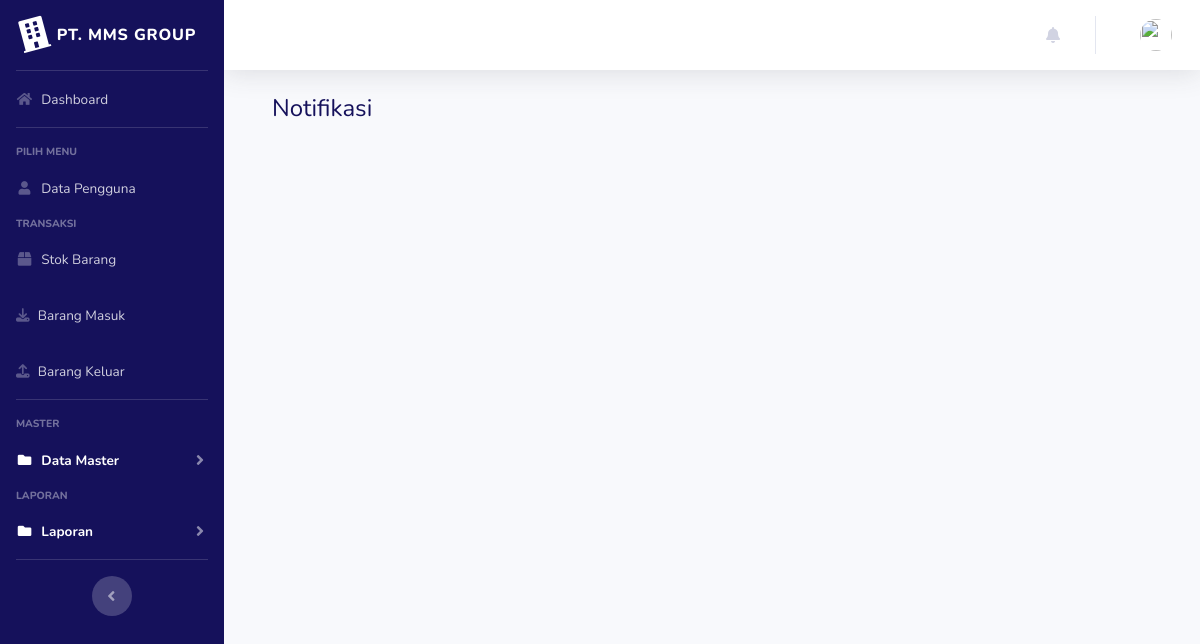
Before: /index.php?page=notifikasi (signed in) with the older database file.
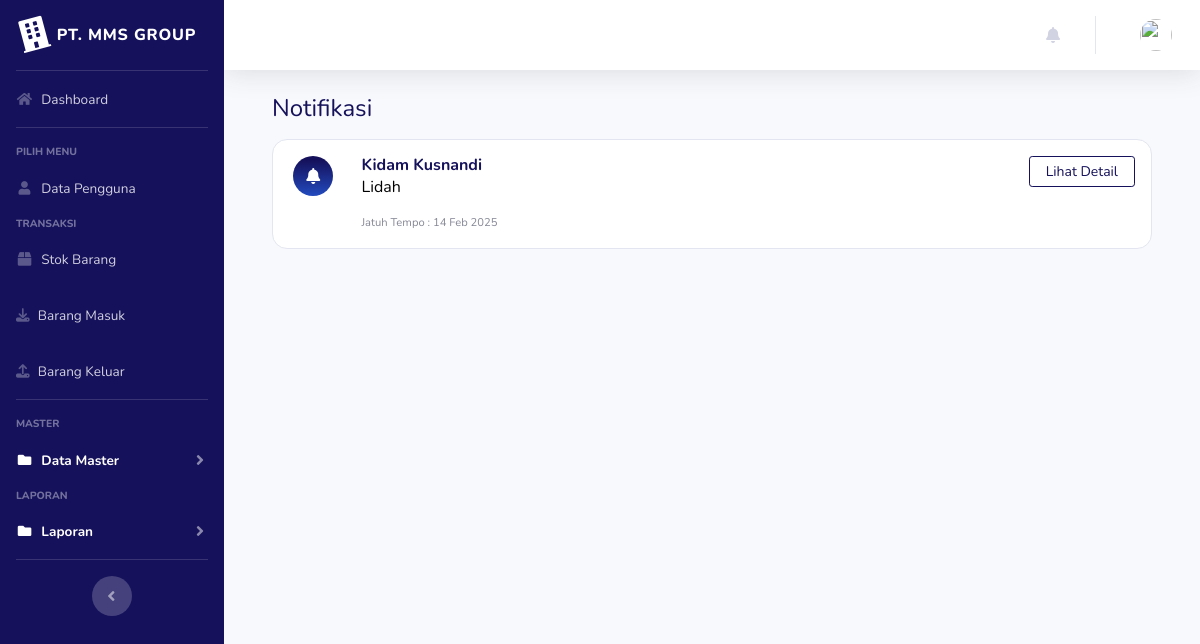
After: the same page with the newer database file.
### tables this page shows
CREATE TABLE `notifikasi` (
  `id` int NOT NULL AUTO_INCREMENT,
  `id_barang_keluar` int NOT NULL,
  `jatuh_tempo` date NOT NULL,
  `status` enum('pending','selesai') NOT NULL DEFAULT 'pending',
  PRIMARY KEY (`id`)
);

CREATE TABLE `barang_keluar` (
  `id` int NOT NULL AUTO_INCREMENT,
  `id_transaksi` varchar(100) NOT NULL,
  `tanggal` date NOT NULL,
  `kode_barang` varchar(100) NOT NULL,
  `nama_barang` varchar(100) NOT NULL,
  `jumlah` double NOT NULL,
  `satuan` varchar(100) NOT NULL,
  `harga_satuan` bigint NOT NULL,
  `total_harga` bigint NOT NULL,
  `nama_konsumen` varchar(100) NOT NULL,
  `no_hp` varchar(15) NOT NULL,
  `jatuh_tempo` date NOT NULL,
  `id_marketing` int DEFAULT NULL,
  `fee_marketing` bigint DEFAULT NULL,
  PRIMARY KEY (`id`)
);

### page/notifikasi/notifikasi.php (the view)
<div class="container mt-4">
    <h4 class="mb-3 text-primary">Notifikasi</h4>
    <?php
    $query = $koneksi->query("select notifikasi.id, notifikasi.jatuh_tempo, barang_keluar.nama_barang, barang_keluar.nama_konsumen from notifikasi inner join barang_keluar on notifikasi.id_barang_keluar = barang_keluar.id");
    while ($data = $query->fetch_assoc()) {
    ?>
        <div class="card mb-2" style="border-radius: 15px;">
            <div class="p-3">
                <div class="row">
                    <div class="col-sm-1">
                        <center>
                            <div class="icon-circle bg-gradient-primary">
                                <i class="fa-solid fa-bell text-white"></i>
                            </div>
                        </center>
                    </div>
                    <div class="col">
                        <div>
                            <h6 class="mb-0 text-primary"><b> <?= $data['nama_konsumen'] ?> </b></h6>
                            <div style="color: black;"><?= $data['nama_barang'] ?></div>
                            <div class="mb-0 mt-3 text-xs">Jatuh Tempo : <?= date("d M Y", strtotime($data['jatuh_tempo'])) ?></div>
                        </div>
                    </div>
                    <div class="col-sm">
                        <a class="btn btn-outline-primary float-right px-3 btn-sm" href="?page=notifikasi&aksi=detail&id=<?= $data['id'] ?>">Lihat Detail</a>
                    </div>
                </div>
            </div>
        </div>
    <?php } ?>
</div>

Changed rows visible on the page:
added notifikasi: id_barang_keluar.nama_konsumen "Kidam Kusnandi", id_barang_keluar.nama_barang "Lidah", jatuh_tempo "14 Feb 2025"
